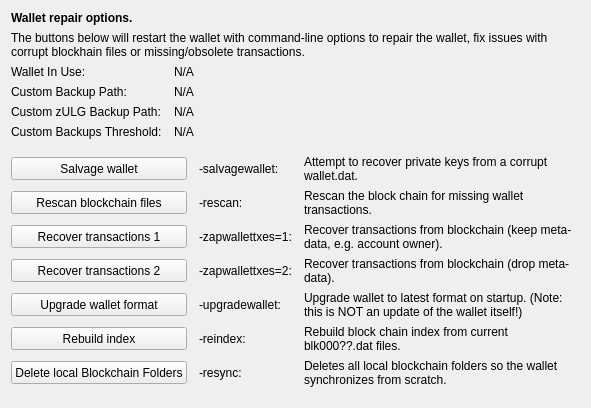
     <widget class="QWidget" name="tab_repair">
      <attribute name="title">
       <string>&amp;Wallet Repair</string>
      </attribute>
      <layout class="QGridLayout" name="gridLayout_4" columnstretch="0,0,0,0">
       <property name="horizontalSpacing">
        <number>12</number>
       </property>
       <item row="0" column="0" colspan="4">
        <widget class="QLabel" name="label_repair_header">
         <property name="font">
          <font>
           <weight>75</weight>
           <bold>true</bold>
          </font>
         </property>
         <property name="text">
          <string>Wallet repair options.</string>
         </property>
        </widget>
       </item>
       <item row="1" column="0" colspan="4">
        <widget class="QLabel" name="label_repair_helptext">
         <property name="font">
          <font>
           <weight>50</weight>
           <bold>false</bold>
          </font>
         </property>
         <property name="text">
          <string>The buttons below will restart the wallet with command-line options to repair the wallet, fix issues with corrupt blockhain files or missing/obsolete transactions.</string>
         </property>
         <property name="wordWrap">
          <bool>true</bool>
         </property>
        </widget>
       </item>
       <item row="2" column="0">
        <widget class="QLabel" name="wallet_path_label">
         <property name="text">
          <string>Wallet In Use:</string>
         </property>
        </widget>
       </item>
       <item row="2" column="1" colspan="3">
        <widget class="QLabel" name="wallet_path">
         <property name="cursor">
          <cursorShape>IBeamCursor</cursorShape>
         </property>
         <property name="text">
          <string>N/A</string>
         </property>
         <property name="textFormat">
          <enum>Qt::PlainText</enum>
         </property>
         <property name="textInteractionFlags">
          <set>Qt::LinksAccessibleByMouse|Qt::TextSelectableByKeyboard|Qt::TextSelectableByMouse</set>
         </property>
        </widget>
       </item>
       <item row="3" column="0">
        <widget class="QLabel" name="wallet_custombackuppath_label">
         <property name="text">
          <string>Custom Backup Path:</string>
         </property>
         <property name="visible">
          <bool>false</bool>
         </property>
        </widget>
       </item>
       <item row="3" column="1" colspan="3">
        <widget class="QLabel" name="wallet_custombackuppath">
         <property name="cursor">
          <cursorShape>IBeamCursor</cursorShape>
         </property>
         <property name="text">
          <string>N/A</string>
         </property>
         <property name="textFormat">
          <enum>Qt::PlainText</enum>
         </property>
         <property name="textInteractionFlags">
          <set>Qt::LinksAccessibleByMouse|Qt::TextSelectableByKeyboard|Qt::TextSelectableByMouse</set>
         </property>
         <property name="visible">
          <bool>false</bool>
         </property>
        </widget>
       </item>
       <item row="4" column="0">
        <widget class="QLabel" name="wallet_customzulgbackuppath_label">
         <property name="text">
          <string>Custom zULG Backup Path:</string>
         </property>
         <property name="visible">
          <bool>false</bool>
         </property>
        </widget>
       </item>
       <item row="4" column="1" colspan="3">
        <widget class="QLabel" name="wallet_customzulgbackuppath">
         <property name="cursor">
          <cursorShape>IBeamCursor</cursorShape>
         </property>
         <property name="text">
          <string>N/A</string>
         </property>
         <property name="textFormat">
          <enum>Qt::PlainText</enum>
         </property>
         <property name="textInteractionFlags">
          <set>Qt::LinksAccessibleByMouse|Qt::TextSelectableByKeyboard|Qt::TextSelectableByMouse</set>
         </property>
         <property name="visible">
          <bool>false</bool>
         </property>
        </widget>
       </item>
       <item row="5" column="0">
        <widget class="QLabel" name="wallet_custombackupthreshold_label">
         <property name="text">
          <string>Custom Backups Threshold:</string>
         </property>
         <property name="visible">
          <bool>false</bool>
         </property>
        </widget>
       </item>
       <item row="5" column="1" colspan="3">
        <widget class="QLabel" name="wallet_custombackupthreshold">
         <property name="cursor">
          <cursorShape>IBeamCursor</cursorShape>
         </property>
         <property name="text">
          <string>N/A</string>
         </property>
         <property name="textFormat">
          <enum>Qt::PlainText</enum>
         </property>
         <property name="textInteractionFlags">
          <set>Qt::LinksAccessibleByMouse|Qt::TextSelectableByKeyboard|Qt::TextSelectableByMouse</set>
         </property>
         <property name="visible">
          <bool>false</bool>
         </property>
        </widget>
       </item>
       <item row="6" column="0">
        <spacer name="verticalSpacer_repair1">
         <property name="orientation">
          <enum>Qt::Vertical</enum>
         </property>
         <property name="sizeHint" stdset="0">
          <size>
           <width>10</width>
           <height>10</height>
          </size>
         </property>
        </spacer>
       </item>
       <item row="7" column="0" colspan="2">
        <widget class="QPushButton" name="btn_salvagewallet">
         <property name="minimumSize">
          <size>
           <width>100</width>
           <height>23</height>
          </size>
         </property>
         <property name="text">
          <string>Salvage wallet</string>
         </property>
        </widget>
       </item>
       <item row="7" column="2">
        <widget class="QLabel" name="label_repair_salvage_command">
         <property name="text">
          <string notr="true">-salvagewallet:</string>
         </property>
        </widget>
       </item>
       <item row="7" column="3">
        <widget class="QLabel" name="label_repair_salvage">
         <property name="text">
          <string>Attempt to recover private keys from a corrupt wallet.dat.</string>
         </property>
         <property name="wordWrap">
          <bool>true</bool>
         </property>
        </widget>
       </item>
       <item row="8" column="0" colspan="2">
        <widget class="QPushButton" name="btn_rescan">
         <property name="minimumSize">
          <size>
           <width>100</width>
           <height>23</height>
          </size>
         </property>
         <property name="text">
          <string>Rescan blockchain files</string>
         </property>
        </widget>
       </item>
       <item row="8" column="2">
        <widget class="QLabel" name="label_repair_rescan_command">
         <property name="text">
          <string notr="true">-rescan:</string>
         </property>
        </widget>
       </item>
       <item row="8" column="3">
        <widget class="QLabel" name="label_repair_rescan">
         <property name="text">
          <string>Rescan the block chain for missing wallet transactions.</string>
         </property>
         <property name="wordWrap">
          <bool>true</bool>
         </property>
        </widget>
       </item>
       <item row="9" column="0" colspan="2">
        <widget class="QPushButton" name="btn_zapwallettxes1">
         <property name="minimumSize">
          <size>
           <width>100</width>
           <height>23</height>
          </size>
         </property>
         <property name="text">
          <string>Recover transactions 1</string>
         </property>
        </widget>
       </item>
       <item row="9" column="2">
        <widget class="QLabel" name="label_repair_zap1_command">
         <property name="text">
          <string notr="true">-zapwallettxes=1:</string>
         </property>
        </widget>
       </item>
       <item row="9" column="3">
        <widget class="QLabel" name="label_repair_zap1">
         <property name="text">
          <string>Recover transactions from blockchain (keep meta-data, e.g. account owner).</string>
         </property>
         <property name="wordWrap">
          <bool>true</bool>
         </property>
        </widget>
       </item>
       <item row="10" column="0" colspan="2">
        <widget class="QPushButton" name="btn_zapwallettxes2">
         <property name="minimumSize">
          <size>
           <width>100</width>
           <height>23</height>
          </size>
         </property>
         <property name="text">
          <string>Recover transactions 2</string>
         </property>
        </widget>
       </item>
       <item row="10" column="2">
        <widget class="QLabel" name="label_repair_zap2_command">
         <property name="text">
          <string notr="true">-zapwallettxes=2:</string>
         </property>
        </widget>
       </item>
       <item row="10" column="3">
        <widget class="QLabel" name="label_repair_zap2">
         <property name="text">
          <string>Recover transactions from blockchain (drop meta-data).</string>
         </property>
         <property name="wordWrap">
          <bool>true</bool>
         </property>
        </widget>
       </item>
       <item row="11" column="0" colspan="2">
        <widget class="QPushButton" name="btn_upgradewallet">
         <property name="minimumSize">
          <size>
           <width>100</width>
           <height>23</height>
          </size>
         </property>
         <property name="text">
          <string>Upgrade wallet format</string>
         </property>
        </widget>
       </item>
       <item row="11" column="2">
        <widget class="QLabel" name="label_repair_upgrade_command">
         <property name="text">
          <string notr="true">-upgradewallet:</string>
         </property>
        </widget>
       </item>
       <item row="11" column="3">
        <widget class="QLabel" name="label_repair_upgrade">
         <property name="text">
          <string>Upgrade wallet to latest format on startup. (Note: this is NOT an update of the wallet itself!)</string>
         </property>
         <property name="wordWrap">
          <bool>true</bool>
         </property>
        </widget>
       </item>
       <item row="12" column="0" colspan="2">
        <widget class="QPushButton" name="btn_reindex">
         <property name="minimumSize">
          <size>
           <width>100</width>
           <height>23</height>
          </size>
         </property>
         <property name="text">
          <string>Rebuild index</string>
         </property>
        </widget>
       </item>
       <item row="12" column="2">
        <widget class="QLabel" name="label_repair_reindex_command">
         <property name="text">
          <string notr="true">-reindex:</string>
         </property>
        </widget>
       </item>
       <item row="12" column="3">
        <widget class="QLabel" name="label_repair_reindex">
         <property name="text">
          <string>Rebuild block chain index from current blk000??.dat files.</string>
         </property>
         <property name="wordWrap">
          <bool>true</bool>
         </property>
        </widget>
       </item>
       <item row="13" column="0" colspan="2">
        <widget class="QPushButton" name="btn_resync">
         <property name="minimumSize">
          <size>
           <width>100</width>
           <height>23</height>
          </size>
         </property>
         <property name="text">
          <string>Delete local Blockchain Folders</string>
         </property>
        </widget>
       </item>
       <item row="13" column="2">
        <widget class="QLabel" name="label_repair_resync_command">
         <property name="text">
          <string>-resync:</string>
         </property>
        </widget>
       </item>
       <item row="13" column="3">
        <widget class="QLabel" name="label_repair_resync">
         <property name="text">
          <string>Deletes all local blockchain folders so the wallet synchronizes from scratch.</string>
         </property>
         <property name="wordWrap">
          <bool>true</bool>
         </property>
        </widget>
       </item>
       <item row="14" column="0">
        <spacer name="verticalSpacer_repair2">
         <property name="orientation">
          <enum>Qt::Vertical</enum>
         </property>
         <property name="sizeHint" stdset="0">
          <size>
           <width>20</width>
           <height>10</height>
          </size>
         </property>
        </spacer>
       </item>
      </layout>
     </widget>
